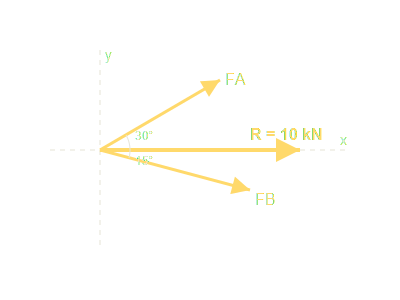
#> input picture test_svg.png, 400 x 300 px; its folder holds only this picture in this run
$ python -i slide_image_gen.py   (imports and definitions only)
#> lines starting #> are read from the running program, lines starting #| are printed output that depends on the picture
"""core/slide_image_gen.py — 缺圖簡報逐頁補圖 (eduStudio Visual track 延伸)。

定位
----
slides_pdf 走 slide_ingest.py 後, 每頁 = 一個 deck slide, slide.bg_image 指向原始
投影片 PNG。但很多簡報是「純文字、缺配圖」的。這個模組:

  1. 偵測 PDF 哪些頁是「純文字、缺圖」(detect_imageless_pages, 用 PyMuPDF 看每頁
     的嵌入點陣圖覆蓋率 + 向量圖數量)。
  2. 依該頁的標題 / 旁白, 用 Gemini 生一張符合內容的配圖 (generate_slide_image,
     複用 core.diagram_image_gen 的 Gemini 2.5 Flash Image)。
  3. 把「原頁 + 配圖」合成一張新頁 (compose_augmented_page, 左原頁右配圖), 寫回
     slide.bg_image — render 階段 (SlideRenderer) 與未來 PPTX 匯出都直接吃這張新頁,
     不需要改 render。

設計重點
--------
- AI 生圖是估值 → 一律標 slide.reviewed=False (硬規則 #1: AI 產出停人工 review)。
  原頁路徑保留在 slide.source_bg_image, 方便 review 時對照 / 一鍵還原。
- mock=True 走 PIL 佔位圖, 不打 Gemini / 不需網路, 給 CI / smoke test。
- 失敗容錯: 單頁生圖失敗只 log warning skip 該頁, 不擋整份 deck。
"""
from __future__ import annotations

import logging
import re
from pathlib import Path

logger = logging.getLogger(__name__)

# slide id 形如 "ch1_p001" — 末段 p{NNN} 為 1-based PDF 頁碼
_PAGE_RE = re.compile(r"_p(\d+)$")


# [108 lines left out: functions _slide_page_no, detect_imageless_pages, _slide_to_section, _write_placeholder_image, generate_slide_image, not called in this run]


# 支援的合成版面。"auto" = 智慧偵測原頁空白區就地置入 (原頁不縮小), 為預設。
LAYOUTS = ("auto", "side_by_side", "image_left", "overlay", "image_only")


def _detect_bg_color(im) -> tuple[int, int, int]:
    """取四角眾數當背景色 (簡報底色通常單一)。"""
    from collections import Counter
    w, h = im.size
    corners = [im.getpixel((2, 2)), im.getpixel((w - 3, 2)),
               im.getpixel((2, h - 3)), im.getpixel((w - 3, h - 3))]
    corners = [c[:3] for c in corners]
    return Counter(corners).most_common(1)[0][0]


def find_empty_region(
    original_png: str | Path,
    *,
    tol: int = 26,
    scale_w: int = 260,
    aspect_lo: float = 0.5,
    aspect_hi: float = 2.0,
    min_side_frac: float = 0.16,
) -> tuple[float, float, float, float] | None:
    """偵測原頁最大的「空白矩形」(無內容區), 回正規化 (x, y, w, h) ∈ [0,1]。

    作法: 縮圖 → 與背景色比對建 content mask → histogram 最大全空矩形 (優先取
    長寬比在 [aspect_lo, aspect_hi] 內的, 避免又寬又扁的整條底邊)。最短邊 <
    min_side_frac × 頁短邊 → 視為沒有合適空白區, 回 None (caller fallback)。
    """
#> called with original_png = '../test_svg.png', tol = 26, scale_w = 260, aspect_lo = 0.5, aspect_hi = 2, min_side_frac = 0.16
    from PIL import Image

    try:
        im = Image.open(original_png).convert("RGB")
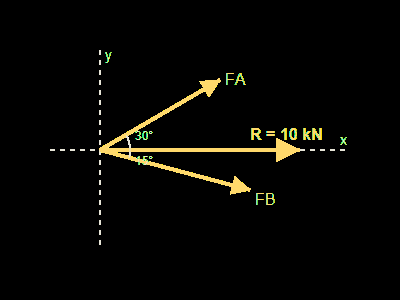
#> im: PIL image 400x300 RGB; mean R, G, B 7, 6.5, 3.5
    except Exception as e:  # noqa: BLE001
        logger.warning("空白區偵測讀圖失敗 %s: %s", original_png, e)
        return None

    W, H = im.size
#> W = 400; H = 300
    bg = _detect_bg_color(im)
#> in _detect_bg_color, `corners = [im.getpixel((2, 2)), im.getpixel((w - 3, 2)), im.getpixel((..`: corners = [(0, 0, 0), (0, 0, 0), (0, 0, 0), (0, 0, 0)]
#> bg = (0, 0, 0)
    sw = min(scale_w, W)
#> sw = 260
    sh = max(1, int(H * sw / W))
#> sh = 195
    small = im.resize((sw, sh), Image.BILINEAR)
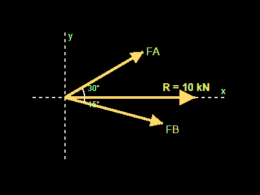
#> small: PIL image 260x195 RGB; mean R, G, B 7, 6.5, 3.5
    px = small.load()
    br, gg, bb = bg
#> br = 0; gg = 0; bb = 0
    # mask[y][x] True = 有內容
    mask = [[(abs(px[x, y][0] - br) + abs(px[x, y][1] - gg) + abs(px[x, y][2] - bb)) > tol
             for x in range(sw)] for y in range(sh)]
#> mask = 195 items
    fx, fy = W / sw, H / sh
#> fx = 1.54; fy = 1.54

    heights = [0] * sw
#> heights = 260 values from 0 to 0
    best = (0, 0, 0, 0); best_area = 0
    best_c = None; best_c_area = 0
    for y in range(sh):
        for x in range(sw):
            heights[x] = 0 if mask[y][x] else heights[x] + 1
        stack: list[int] = []
        x = 0
        while x <= sw:
            cur = heights[x] if x < sw else 0
            if not stack or cur >= heights[stack[-1]]:
                stack.append(x); x += 1
            else:
                top = stack.pop()
                hgt = heights[top]
                wid = x if not stack else x - stack[-1] - 1
                area = hgt * wid
                left = 0 if not stack else stack[-1] + 1
                rect = (left, y - hgt + 1, wid, hgt)
                if area > best_area:
                    best_area = area; best = rect
                if wid and hgt:
                    aspect = (wid * fx) / (hgt * fy)
                    if aspect_lo <= aspect <= aspect_hi and area > best_c_area:
                        best_c_area = area; best_c = rect
#> after the loop, best = (66, 134, 194, 61); best_area = 11834; best_c = (160, 0, 100, 83); best_c_area = 8300; heights = 260 values, max 195 at index 0, min 35 at index 64, mean 118.9

    rx, ry, rw, rh = best_c if best_c else best
#> rx = 160; ry = 0; rw = 100; rh = 83
    # 轉原圖座標再正規化
    px0, py0, pw, ph = rx * fx, ry * fy, rw * fx, rh * fy
#> px0 = 246.2; py0 = 0; pw = 153.8; ph = 127.7
    if min(pw, ph) < min_side_frac * min(W, H):
        return None
    return (px0 / W, py0 / H, pw / W, ph / H)


# [203 lines left out: functions compose_augmented_page, augment_deck_with_images, _under, not called in this run]

>>> result = find_empty_region('../test_svg.png')
#> result = (0.615, 0, 0.385, 0.426)
